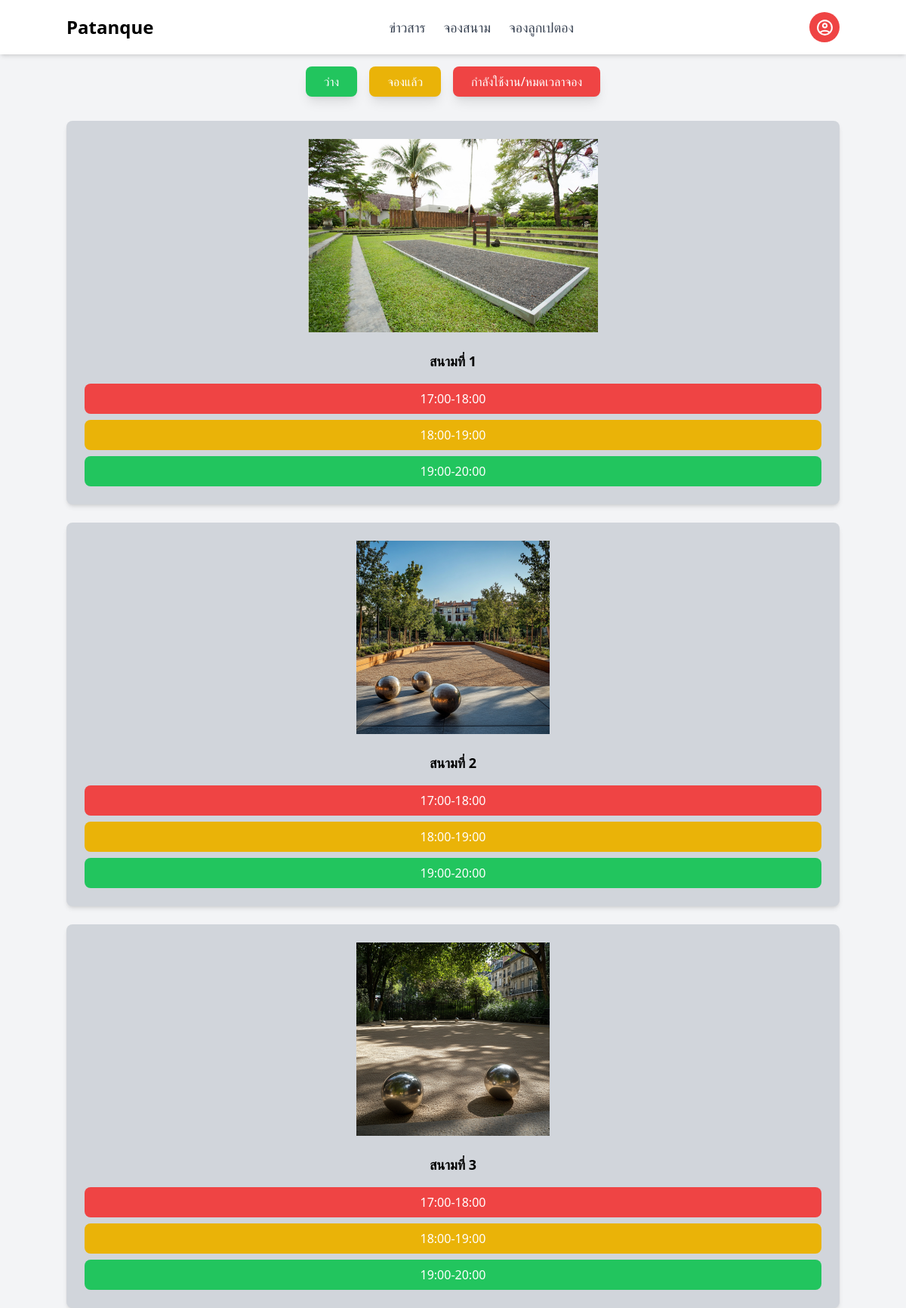
The page /booking/ on the database its author committed.
### Myapp/models.py (models this page shows, shortened)
class Field(models.Model):
    STATUS_CHOICES = [
        ('available', 'Available'),
        ('unavailable', 'Unavailable'),
    ]
    name = models.CharField(max_length=255)
    img = models.ImageField(upload_to='fields/', null=True, blank=True)
    status = models.CharField(max_length=12, choices=STATUS_CHOICES, default='available')

### Myapp/views.py (the view)
# urls.py: path('booking/',views.field_user,name='booking'),
def field_user(request):
    fields = Field.objects.filter(status='available')
    return render(request,'field_user.html', {'fields': fields})

### Myapp/templates/field_user.html (shortened to what this page needs)
<!DOCTYPE html>
<html lang="en">
<head>
    <script src="https://cdn.tailwindcss.com"></script>
</head>
<body class="bg-gray-100 font-sans">
    <nav class="bg-white shadow-md">
        <div class="container mx-auto flex justify-between items-center py-4">
            <div class="text-2xl font-bold">Patanque</div>
            <div class="flex space-x-6">
                <a href="{% url 'new' %}" class="text-lg text-gray-700 hover:text-gray-900">ข่าวสาร</a>
                <a href="#" class="text-lg text-gray-700 hover:text-gray-900">จองสนาม</a>
                <a href="{% url 'equipment_list' %}" class="text-lg text-gray-700 hover:text-gray-900">จองลูกเปตอง</a>
            </div>
            <a href="{% url 'Profile' %}" class="w-10 h-10 rounded-full bg-red-500 text-white flex items-center justify-center">
                <span class="material-icons">
                </span>
            </a>
        </div>
    </nav>
    <div class="container mx-auto mt-4 flex justify-center space-x-4">
        <div class="bg-green-500 text-white px-6 py-2 rounded-lg shadow-lg">ว่าง</div>
        <div class="bg-yellow-500 text-white px-6 py-2 rounded-lg shadow-lg">จองแล้ว</div>
        <div class="bg-red-500 text-white px-6 py-2 rounded-lg shadow-lg">กำลังใช้งาน/หมดเวลาจอง</div>
    </div>
    <div class="container mx-auto mt-8 space-y-6">
        {% for field in fields %}
        <div class="bg-gray-300 rounded-lg shadow-md p-6">
            <img
                src="{{ field.img.url }}"
                alt="{{ field.name }}"
                class="rounded-lg mb-6 w-full h-64 object-contain"
            />
            <h3 class="text-lg font-semibold text-center text-3xl mb-4">{{ field.name }}</h3>
            <div class="mt-4 space-y-2">
                <button class="bg-red-500 text-white px-4 py-2 rounded-lg text-center w-full" onclick="selectTime('17:00-18:00')">
                    17:00-18:00
                </button>
                <button class="bg-yellow-500 text-white px-4 py-2 rounded-lg text-center w-full" onclick="selectTime('18:00-19:00')">
                    18:00-19:00
                </button>
                <button class="bg-green-500 text-white px-4 py-2 rounded-lg text-center w-full" onclick="selectTime('19:00-20:00')">
                    19:00-20:00
                </button>
            </div>
        </div>
        {% empty %}
        <p class="text-center">ไม่มีสนามให้บริการในขณะนี้</p>
        {% endfor %}
    </div>
</body>
</html>

### rows shown on the page
Field: img (picture), name "สนามที่ 1"
Field: img (picture), name "สนามที่ 2"
Field: img (picture), name "สนามที่ 3"
